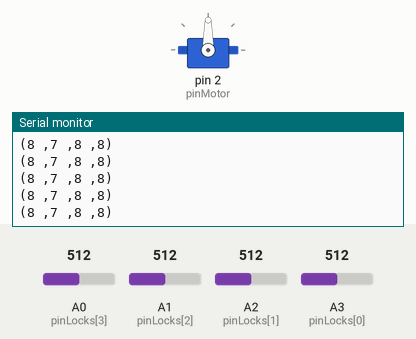
This sketch was run on a simulated Arduino Uno, built with avr-gcc and run on an emulated ATmega328P. Parts: servo, the last lines printed to the serial monitor. The inputs (shaded band) are chosen by the test bench; at power-on: A0 (pinLocks[3]) = 512, A2 (pinLocks[1]) = 512, A1 (pinLocks[2]) = 512, A3 (pinLocks[0]) = 512. Random numbers use the default seed unless the sketch sets one.

Above: at 1.2 s.
1.3 s: A0 (pinLocks[3]) set to 663
At 1.35 s:
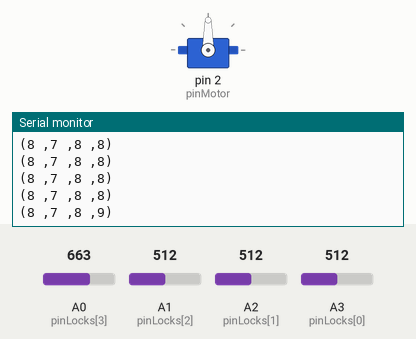
2.8 s: A0 (pinLocks[3]) set to 679
At 2.9 s:
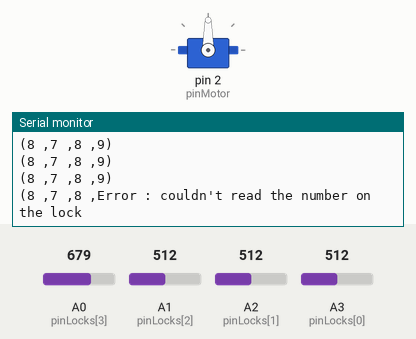
6.0 s: A2 (pinLocks[1]) set to 657
At 6.7 s:
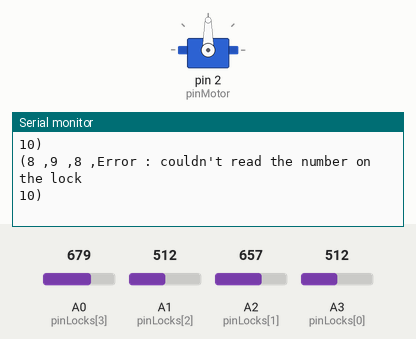
9.0 s: A2 (pinLocks[1]) set to 687
At 9.8 s:
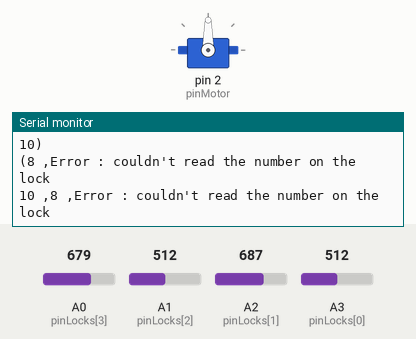

The sketch:

SafeController.ino
```cpp
#include <Servo.h>

const int pinLocks[] = { A3, A2, A1, A0 };
const int potentiometerMins[] = {-50, -25, -50, -50};
int potentiometerMin = 0; // -50
int potentiometerMax = 672;
int potentiometerRange = potentiometerMax - potentiometerMin;
const int totalValues = 9;
int code[4];

const int pinMotor = 2;
Servo servomotor;

const int pinResetButton = 3;

boolean isCodeFound;
boolean isOver;

void setup() {

  //const int half = potentiometerRange / totalValues * 0.5;
  //potentiometerMin = potentiometerMin - half;
  //potentiometerMax = potentiometerMax + half;
  //potentiometerRange = potentiometerRange + 2 * half;

  // put your setup code here, to run once:
  pinMode(pinLocks[1], INPUT);
  pinMode(pinLocks[2], INPUT);
  pinMode(pinLocks[3], INPUT);
  pinMode(pinLocks[4], INPUT);

  pinMode(pinMotor, OUTPUT);
  servomotor.attach(pinMotor);

  pinMode(pinResetButton, INPUT_PULLUP);

  isCodeFound = false;
  isOver = false;

  code[0] = 1;
  code[1] = 2;
  code[2] = 3;
  code[3] = 4;

  // TO DO : Use resetGame() instead
  //resetGame();

  randomSeed(millis());

  Serial.begin(9600);
}

void loopTest()
{
  testServo();
}

void loop() {

  Serial.print("(");
  Serial.print(getCurrentNumberOnLock(0));
  Serial.print(" ,");
  Serial.print(getCurrentNumberOnLock(1));
  Serial.print(" ,");
  Serial.print(getCurrentNumberOnLock(2));
  Serial.print(" ,");
  Serial.print(getCurrentNumberOnLock(3));
  Serial.print(")");
  Serial.println();

  // put your main code here, to run repeatedly:
  isCodeFound = true;
  for(int i = 0; i < 4; i++)
  {
    if(getCurrentNumberOnLock(i) != code[i])
    {
      isCodeFound = false;
      break;
    }
  }

  delay(100); // check every 1 second

  if(isCodeFound)
  {
    Serial.println("CODE FOUND");
    for (int angle = 0; angle <= 180; angle++)
    {
      servomotor.write(angle);
      delay(10);
    }
    isOver = true;
  }

  // button is inside the box, so physically inaccessible, doesn't need if statement
  /*
  if(digitalRead(pinResetButton))
  {
    resetGame();
  }
  */
}

int getCurrentNumberOnLock(int index)
{
  int x = analogRead(pinLocks[index]);
  //Serial.println(x);

  for(int i = 1; i <= totalValues; i++)
  {
    /*
    Serial.print("range : ");
    Serial.print(potentiometerMin + potentiometerRange * i / (float)totalValues);
    Serial.print(":");
    Serial.print(potentiometerMin + potentiometerRange * (i + 1) / (float)totalValues);
    Serial.println();*/

    if(x < potentiometerMins[index] + (float)(potentiometerMax - potentiometerMins[index]) * (float)i / (float)totalValues)
      return i;
  }
  Serial.println("Error : couldn't read the number on the lock");
  exit;
}

void resetGame()
{
  openSafe(); // in case the user missed the opportunity to close the door

  delay(5000); // 5 seconds to get ready

  closeSafe();
  isCodeFound = false;
  isOver = false;

  for(int i = 0; i < 4; i++)
  {
    code[i] = random(0,10);
  }

  // TO DO : Use Bluetooth to broadcast reset across all the games with the new values
  // ...
}

void closeSafe()
{
  for (int angle = 0; angle <= 180; angle++)
  {
    servomotor.write(angle);
    delay(10);
  }
}

void openSafe()
{
  for (int angle = 180; angle >= 0; angle--)
  {
    servomotor.write(angle);
    delay(10);
  }
}

void testServo()
{
  for (int position = 0; position <= 180; position++) {
    servomotor.write(position);
    delay(15);
  }

  for (int position = 180; position >= 0; position--) {
    servomotor.write(position);
    delay(15);
  }
}
```

Measured:
- the behaviour switches between 671 and 672 on A0 (pinLocks[3]) (found by bisection; images 1 and 2)
- the behaviour switches between 671 and 672 on A2 (pinLocks[1]) (found by bisection; images 3 and 4)
- after the input at 1.3 s, the serial monitor: prints a new line at once (image 1)
- after the input at 2.8 s, the serial monitor: prints a new line after 0.09 s (image 2)
- after the input at 6.0 s, the serial monitor: prints a new line at once (image 3)
- after the input at 9.0 s, the serial monitor: prints a new line at once (image 4)
